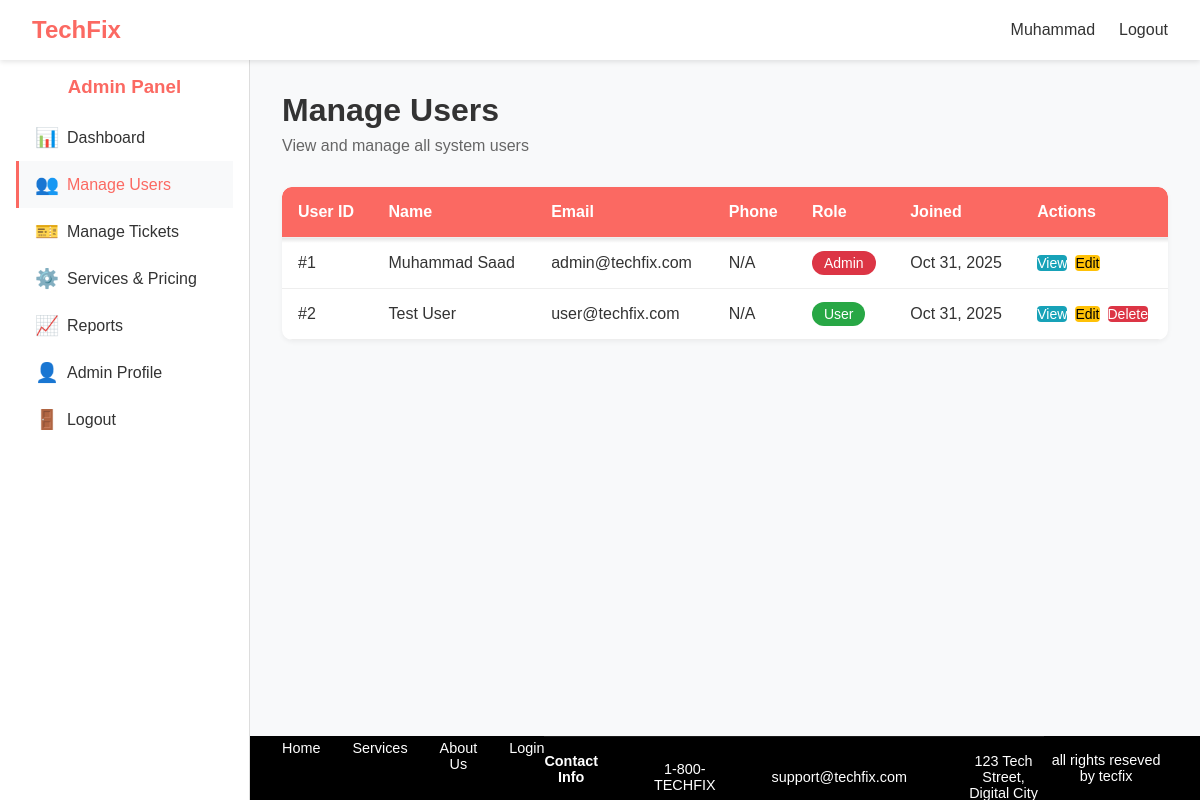
/admin/manage_users.php (signed in), run on the app's committed database.
### tables this page shows
CREATE TABLE users (
    id INT AUTO_INCREMENT PRIMARY KEY,
    first_name VARCHAR(100) NOT NULL,
    last_name VARCHAR(100),
    email VARCHAR(150) NOT NULL UNIQUE,
    password VARCHAR(255) NOT NULL,
    phone VARCHAR(20),
    role ENUM('user', 'admin') DEFAULT 'user',
    profile_img VARCHAR(255) DEFAULT 'default.png',
    created_at TIMESTAMP DEFAULT CURRENT_TIMESTAMP,
    updated_at TIMESTAMP NULL ON UPDATE CURRENT_TIMESTAMP
);

### admin/manage_users.php (the view, shortened to what this page needs)
<?php
include("../includes/db_connect.php");
include("../includes/head.php");
include("../includes/header.php");
$result = mysqli_query($conn, "SELECT * FROM users ORDER BY created_at DESC");
?>
    <?php include("sidebar.php"); ?>
    <div class="main-content">
        <div class="page-header">
            <h1>Manage Users</h1>
            <p>View and manage all system users</p>
        </div>
        <div class="table-container">
            <table class="data-table">
                <thead>
                    <tr>
                        <th>User ID</th>
                        <th>Name</th>
                        <th>Email</th>
                        <th>Phone</th>
                        <th>Role</th>
                        <th>Joined</th>
                        <th>Actions</th>
                    </tr>
                </thead>
                <tbody>
                    <?php if($result && mysqli_num_rows($result) > 0): ?>
                        <?php while ($row = mysqli_fetch_assoc($result)): ?>
                            <tr>
                                <td class="user-id">#<?php echo $row['id']; ?></td>
                                <td>
                                    <?php
                                        echo htmlspecialchars($row['first_name']);
                                        if (!empty($row['last_name'])) {
                                            echo ' ' . htmlspecialchars($row['last_name']);
                                        }
                                    ?>
                                </td>
                                <td><?php echo htmlspecialchars($row['email']); ?></td>
                                <td><?php echo !empty($row['phone']) ? htmlspecialchars($row['phone']) : 'N/A'; ?></td>
                                <td>
                                    <span class="role-badge role-<?php echo $row['role']; ?>">
                                        <?php echo ucfirst($row['role']); ?>
                                    </span>
                                </td>
                                <td class="date"><?php echo date('M j, Y', strtotime($row['created_at'])); ?></td>
                                <td class="action-cell">
                                    <div class="action-buttons">
                                        <a href="view_user.php?id=<?php echo $row['id']; ?>" class="btn-small btn-view">View</a>
                                        <a href="edit_user.php?id=<?php echo $row['id']; ?>" class="btn-small btn-edit">Edit</a>
                                        <?php if($row['role'] != 'admin'): ?>
                                            <a href="delete_user.php?id=<?php echo $row['id']; ?>"
                                               class="btn-small btn-danger"
                                               onclick="return confirm('Are you sure you want to delete this user? This will also delete all their tickets.');">Delete</a>
                                        <?php endif; ?>
                                    </div>
                                </td>
                            </tr>
                        <?php endwhile; ?>
                    <?php endif; ?>
                </tbody>
            </table>
        </div>
    </div>
    <?php
    include("../includes/footer.php");
    ?>
</body>
</html>

### css/style.css (style rules this page uses)
* { margin: 0; padding: 0; box-sizing: border-box; font-family: 'Poppins', sans-serif; }
body { min-height: 100vh; display: flex; flex-direction: column; background: #f5f7fa; color: #333; }
body:not(.landing-page) { overflow: hidden; }
.main-content { flex: 1; padding: 2rem; overflow-y: auto; background: #f8f9fa; position: fixed; top: 60px; left: 250px; right: 0; bottom: 60px; }
.data-table { width: 100%; border-collapse: collapse; background: #fff; box-shadow: 0 2px 5px rgba(0,0,0,0.05); border-radius: 10px; overflow: hidden; }
.data-table th, .data-table td { padding: 1rem; text-align: left; border-bottom: 1px solid #eee; }
.data-table th { background: rgb(251, 105, 98); color: #fff; }
.page-header { margin-bottom: 2rem; }
.page-header h1 { color: #333; margin-bottom: 0.5rem; }
.page-header p { color: #666; }
.btn-danger { background: #dc3545; color: white; }
.table-container { background: white; border-radius: 10px; box-shadow: 0 2px 5px rgba(0,0,0,0.05); max-height: 400px; overflow: auto; position: relative; }
.data-table thead { position: sticky; top: 0; z-index: 1; background: rgb(251, 105, 98); }
.data-table thead::after { content: ''; position: absolute; left: 0; right: 0; bottom: -5px; height: 5px; background: linear-gradient(rgba(0,0,0,0.1), transparent); pointer-events: none; }
.action-buttons { display: flex; gap: 0.5rem; }
.btn-small { padding: 10vh 20vh; font-size: 0.875rem; border-radius: 4px; color: white; text-decoration: none; display: inline-table; }
.btn-view { background: #17a2b8; }
.btn-edit { background: #ffc107; color: #000; }
.role-badge { padding: 0.25rem 0.75rem; border-radius: 20px; font-size: 0.875rem; font-weight: 500; }
.role-admin { background: #dc3545; color: white; }
.role-user { background: #28a745; color: white; }
.role-badge { padding: 0.25rem 0.75rem; border-radius: 50px; font-size: 0.875rem; font-weight: 500; }

### data on the page
users: id "1", first_name "Muhammad", last_name "Saad", email "admin@techfix.com", shows "N/A", role "Admin", created_at "Oct 31, 2025"
users: id "2", first_name "Test", last_name "User", email "user@techfix.com", shows "N/A", role "User", created_at "Oct 31, 2025"

### other printed values
$_SESSION['user']['first_name'] "Muhammad"
